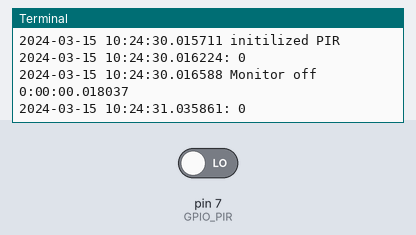
Bench run of a program on a simulated Raspberry Pi (header pin numbers). On the bench: the last lines printed to the terminal. The inputs (shaded band) are chosen by the test bench; at power-on: pin 7 (GPIO_PIR) LOW. The clock reads 2024-03-15 10:24:30 at power-on unless the program sets it; files the program writes start out absent.

Above: at 1.2 s.
1.3 s: pin 7 (GPIO_PIR) driven HIGH
At 2.4 s:
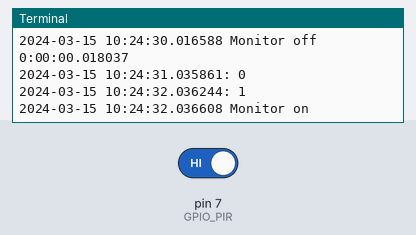
3.5 s: pin 7 (GPIO_PIR) driven LOW
At 4.6 s:
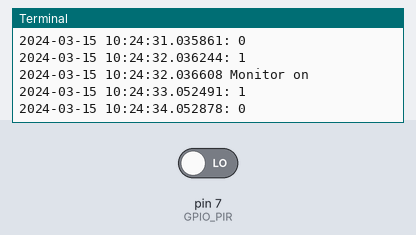
Timing chart, 0 to 6.5 s (numbered marks = the images above; inputs shaded):
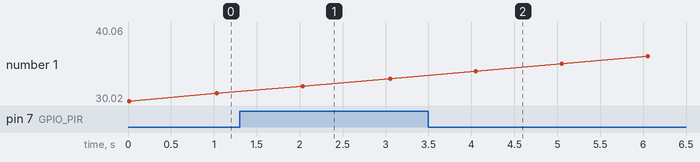

Measured:
- after the input at 1.3 s, the terminal: prints a new line after 0.74 s (image 1)
- after the input at 3.5 s, the terminal: prints a new line after 0.55 s (image 2)
- plotted number 1: 31.04 → 33.05 after the input at 1.3 s

The program:

monitor.py
```python
#!/usr/bin/python3

import RPi.GPIO as GPIO
import time
import datetime as dt
import subprocess

# We're using the board mode, so we'll use PIN numbers instead of the GPIO BCM ones
GPIO.setmode(GPIO.BOARD)

# mine's on pin 7, edit this at your leisure
GPIO_PIR = 7
# duration in seconds for which the screen will remain active after no more movement is detected.
# some sensors might have a delay before they indicate inactivity, so in reality for me this is ~35s.
ON_DURATION = 30

#  set GPIO as input
GPIO.setup(GPIO_PIR,GPIO.IN)

current_state  = 1
read_state = 0
last_high = 0
# logging. set this to /dev/null if you don't care
f = open('/tmp/monitor_activity.log', 'a+')

# comment this to disable the x server's power management because we're gonna take over
subprocess.Popen('xset -dpms', shell=True)

try:
 # wait for the sensor to show up
 while GPIO.input(GPIO_PIR)==1:
   read_state = 0

 print("%s initilized PIR" % dt.datetime.now())

 onTime = dt.datetime.now()

 while True :
   # read the sensor's status
   read_state = GPIO.input(GPIO_PIR)
   print("%s: %d" % (dt.datetime.now(), read_state))

   if read_state == 1:
     last_high = time.time()

   # turn on power
   if current_state == 0 and read_state == 1:
     print("%s Monitor on" % dt.datetime.now())
     subprocess.Popen('/usr/bin/vcgencmd display_power 1', shell=True)
     current_state = 1
     f.write('----------------------\n')
     onTime = dt.datetime.now()
     f.write('%s ON\n' % dt.datetime.now().isoformat())

   # turn off power
   elif current_state == 1 and read_state == 0 and (time.time() - last_high) > ON_DURATION:
     print("%s Monitor off" % dt.datetime.now())
     subprocess.Popen('/usr/bin/vcgencmd display_power 0', shell=True)
     current_state = 0
     f.write('%s OFF\n' % dt.datetime.now().isoformat())
     print((dt.datetime.now() - onTime))
     f.write('%s s spent active\n' % (dt.datetime.now() - onTime).total_seconds())
     f.write('----------------------\n')

   # wait a sec between checks
   time.sleep(1)

except KeyboardInterrupt:
 print(" Exit")
 f.close()
 GPIO.cleanup()
```
